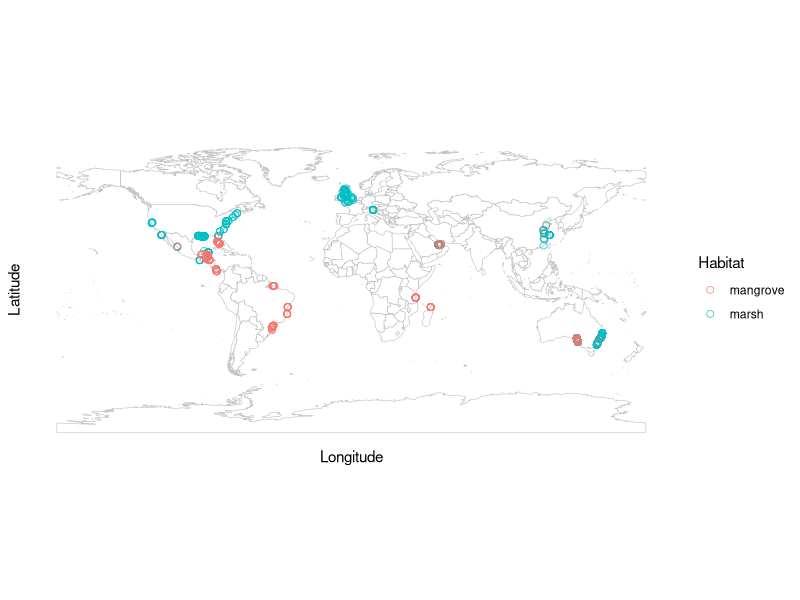
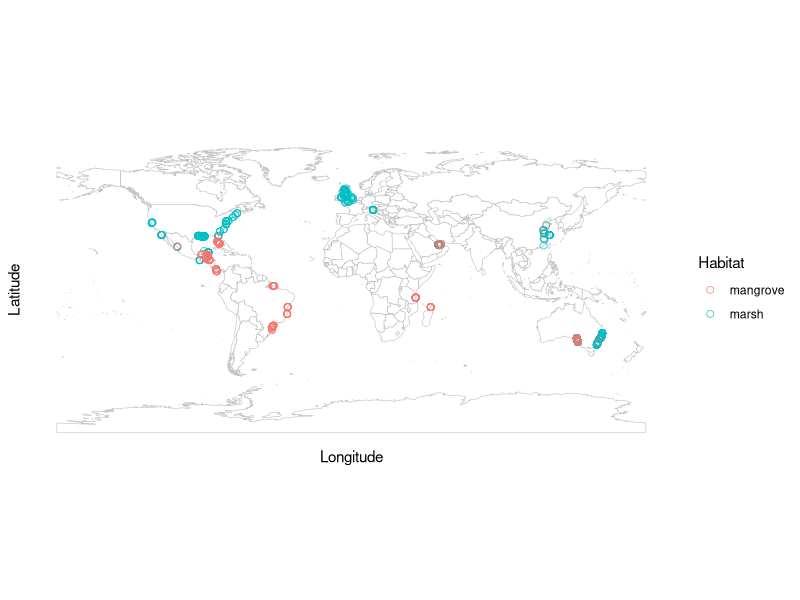
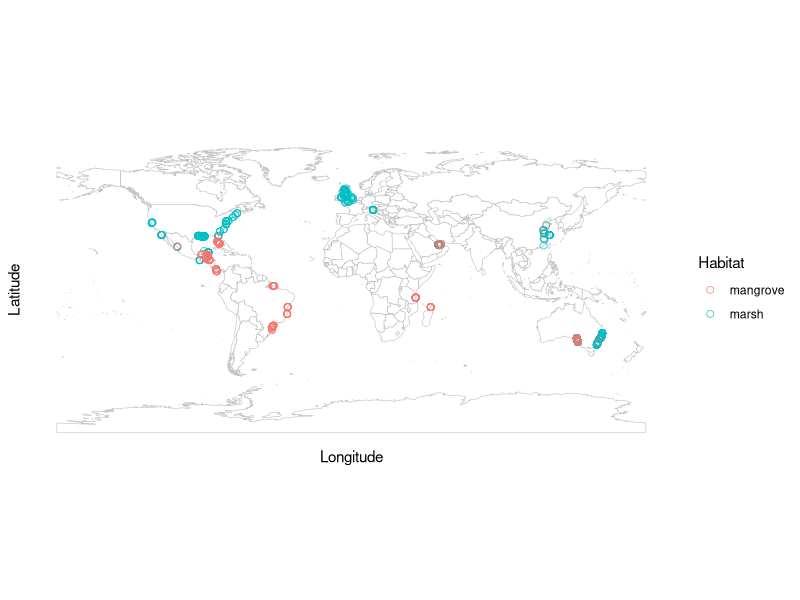

Source code (R) for these figures, in order:
# Install and load necessary libraries
# install.packages(c("sf", "rnaturalearth", "rnaturalearthdata"))
library(sf)
library(rnaturalearth)
library(rnaturalearthdata)
library(ggplot2)
library(dplyr)

# Read your data (replace "your_data.csv" with your actual file name)
df1 <- read.csv("data/combined/AllCombined.csv")

df1_concatenated <- df1 %>%
  mutate(site_plot = paste(study_id, site_id, core_id, sep = "_"))

# Convert Latitude and Longitude to numeric if needed
df1_concatenated$Latitude <- as.numeric(df1_concatenated$Latitude)
df1_concatenated$Longitude <- as.numeric(df1_concatenated$Longitude)

# Filter dataset to include only "marsh" and "mangrove" habitats
df_filtered <- df1_concatenated %>%
  filter(Habitat %in% c("marsh", "mangrove"))

# Summarize
df_summarized <- df_filtered %>%
  group_by(site_plot) %>%
  summarize(
    MeanLatitude = mean(Latitude, na.rm = TRUE),
    MeanLongitude = mean(Longitude, na.rm = TRUE),
    Habitat = unique(Habitat)  # Capture all unique habitat values for a given site_plot
    # Add other summary statistics or variables as needed
  )

# Load world map data from rnaturalearth
world <- ne_countries(scale = "medium", returnclass = "sf")

# Create a scatter plot of latitude vs longitude with a world map background
map<-ggplot() +
  geom_sf(data = world, fill = "white", color = "gray") +
  geom_point(data = df_summarized, aes(x = MeanLongitude, y = MeanLatitude, color = Habitat), shape = 1, size = 2, alpha = 0.7) +
  labs(title = NULL,
       x = "Longitude",
       y = "Latitude") +
  theme_minimal() +
  theme(
    panel.grid.major = element_blank(),  # Remove major gridlines
    panel.grid.minor = element_blank()   # Remove minor gridlines
  )

# Save the combined plots
ggsave("outputs/S1.Mapofsites.pdf", plot = map, width = 6, height = 4)  # Adjust overall dimensions as needed
ggsave("outputs/S1.Mapofsites.tif", plot = map, width = 6, height = 4, dpi=300)  # Adjust overall dimensions as needed

print(map)
